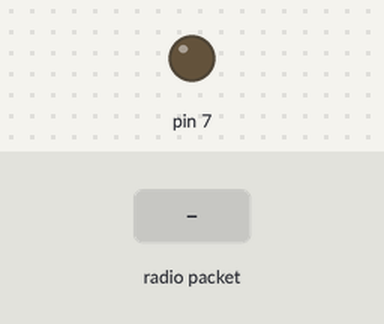
The sketch below on a simulated Arduino Uno, built with avr-gcc and run on an emulated ATmega328P. On the bench: output pins drawn as LEDs (lit = HIGH). Inputs (shaded band) come from the test bench. No radio packets arrive unless stated; what the sketch prints to the serial monitor is not drawn.

Above: at 1.2 s.
1.3 s: radio packet "1" arrives
Timing chart, 0 to 4.3 s (numbered marks = the images above; inputs shaded):
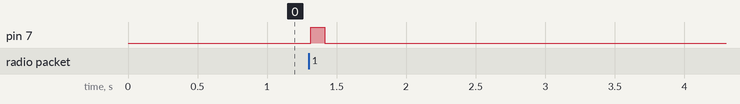

Measured:
- after the input at 1.3 s, pin 7: LOW → HIGH at once, → LOW 0.10 s later

The sketch:

nrf_24l01_rx.ino
```cpp
#include <SPI.h>
#include <nRF24L01.h>
#include <RF24.h>

RF24 radio(9, 10); // CE, CSN
int pipes[2] = {0xE8E8F0F0E1,0xF0F0F0F0E1};

void setup()
{
  pinMode(7, OUTPUT);
  Serial.begin(9600);
  radio.begin();

  radio.setPayloadSize(32);
  radio.setChannel(0x76);
  radio.setDataRate(RF24_2MBPS);

  radio.openReadingPipe(0, pipes[0]);
  radio.setPALevel(RF24_PA_MIN);
  radio.startListening();
}

void loop()
{
  if ( radio.available() )
  {
    // Reading the data payload until the RX received everything
    // Fetching the data payload
    char text[32] = "";
    radio.read(&text, sizeof(text));
    Serial.println(text);
    digitalWrite(7, 1);
    delay(100);
    digitalWrite(7, 0);
  }
  else
  {
    Serial.println("No radio available");
  }

}
```
